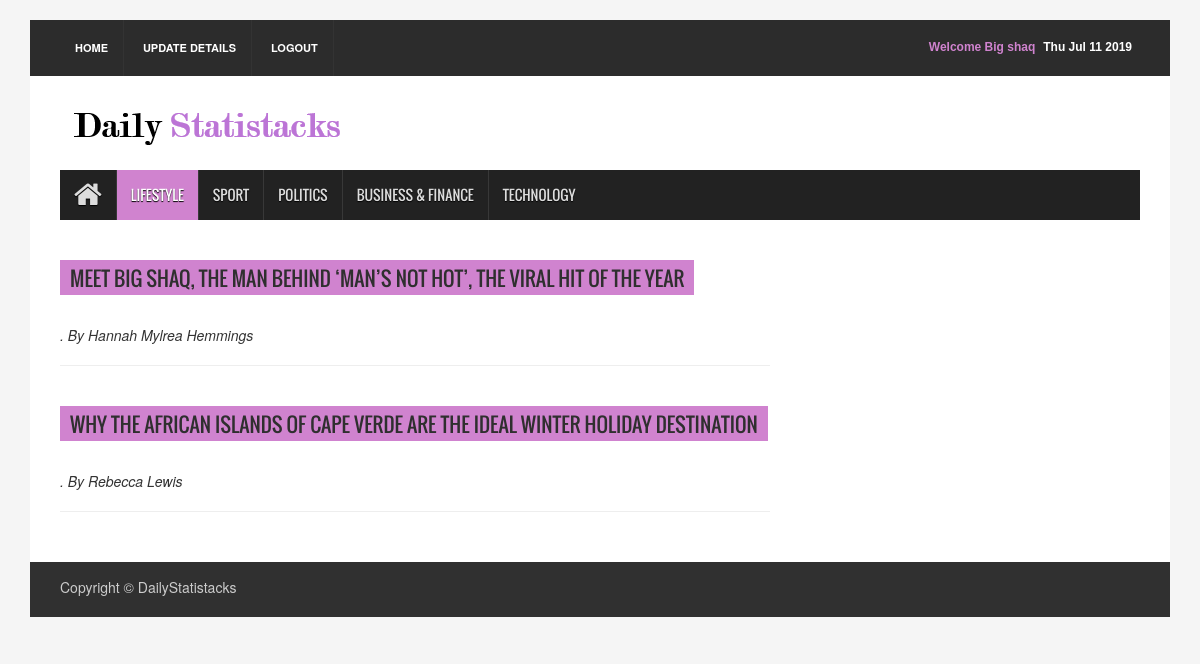
/newspaper/lifestyleRedirect/ (signed in), run on the app's committed database.
### newspaper/models.py (models this page shows)
class Article( models.Model ) :
    articleType     = models.CharField( max_length = 100 )
    author          = models.CharField( max_length = 1000 )
    headline        = models.CharField( max_length = 1000 )
    body            = models.CharField( max_length = 1000000000000 )
    publicationDate = models.DateField()

### newspaper/views.py (the view)
def lifestyleRedirect( request ) :
    article_list = Article.objects.filter( articleType  = 'lifestyle' )
    if ( 'username' not in request.session ) :
        context = { 'article_list' : article_list }
        return render( request , 'newspaper/lifestyle.html' , context )
    else : ## logged in
        name         = getName( request.session['username'] )
        context      = {
                           'fName'        : name ,
                           'article_list' : article_list
                       }
        return render( request , 'newspaper/lifestyle2.html' , context )

### newspaper/views.py (called while the page is built)
def getName( username ) :
    user     = get_object_or_404( UserAccount , email = username )
    return user.first_name

### newspaper/templates/newspaper/lifestyle2.html (shortened to what this page needs)
{% extends "newspaper/base.html" %}
{% block content %}
{% load static %}
<div class="container">
<header id="header">
  <div class="row">
    <div class="col-lg-12 col-md-12 col-sm-12">
      <div class="header_top">
        <div class="header_top_left">
          <ul class="top_nav">
            <li><a href = "/newspaper/">Home</a></li>
            <li><a href = "/newspaper/updateRedirect/">Update Details</a></li>
            <li><a href = "/newspaper/logout/">Logout</a></li>
          </ul>
        </div>
        <div class="header_top_right">
          <p><span id="datetime"></span></p>
          <p style = 'color : #d083cf;'> Welcome {{ fName }} </p>
        </div>
      </div>
    </div>
    <div class="col-lg-12 col-md-12 col-sm-12">
      <div class="header_bottom">
        <div class="logo_area"><a href="/newspaper/" class="logo"><img src="{% static "newspaper/images/testlogo.png" %}" alt="" ></a></div>
      </div>
  </div>
</header>
<section id="navArea">
  <nav class="navbar navbar-inverse" role="navigation">
    <div id="navbar" class="navbar-collapse collapse">
      <ul class="nav navbar-nav main_nav">
        <li><a href = "/newspaper/"><span class="fa fa-home desktop-home"></span><span class="mobile-show">Home</span></a></li>
        <li class="active"><a id = 'lifestyle' href ="/newspaper/lifestyleRedirect/">Lifestyle</a></li>
        <li><a href = "/newspaper/sportRedirect/">Sport</a></li>
        <li><a href = "/newspaper/politicsRedirect/">Politics</a></li>
        <li><a href = "/newspaper/businessfinanceRedirect/">Business & Finance</a></li>
        <li><a href = "/newspaper/technologyRedirect/">Technology</a></li>
      </ul>
    </div>
  </nav>
</section>
<section id="contentSection">
  <div class="row">
    <div class="col-lg-8 col-md-8 col-sm-8">
      <div class="left_content">
        <div class="contact_area">
          {% if article_list %}
            {% for article in article_list %}
            <h2><a href = "{% url 'newspaper:detail' article.id %}"> {{ article.headline }}</a></h2><p class = "author"><i>. By {{ article.author }} </i></p>
            <hr class = "divider">
            {% endfor %}
          {% endif %}
        </div>
      </div>
    </div>
  </div>
</section>
<footer id="footer">
  <div class="footer_bottom">
    <p class="copyright">Copyright &copy; DailyStatistacks</p>
  </div>
</footer>
</div>
{% endblock %}

### newspaper/static/newspaper/assets/css/theme.css (style rules this page uses)
.navbar-inverse .navbar-nav > .active > a, .navbar-inverse .navbar-nav > .active > a:hover, .navbar-inverse .navbar-nav > .active > a:focus { background-color:#d083cf }
.contact_area > h2 { background-color:#d083cf }

### newspaper/static/newspaper/assets/css/style.css (style rules this page uses)
body { background:#f5f5f5 }
ul { padding:0; margin:0; list-style:none }
a { text-decoration:none; color:#2f2f2f }
h1, h2, h3, h4, h5, h6 { font-family:'Oswald',sans-serif }
h2 { line-height:23px }
img { border:none }
#header { display:inline; float:left; width:100%; margin-top:20px }
.header_top { background-color:#2c2c2c; display:inline; float:left; padding:0 30px; width:100% }
.header_top_left { float:left; display:inline; width:50% }
.top_nav { text-align:left }
.top_nav li { display:inline-block }
.top_nav li a { display:inline-block; border-right:1px solid #333; color:#fff; font-size:11px; font-weight:bold; padding:20px 15px; text-transform:uppercase; -webkit-transition:all 0.5s; -o-transition:all 0.5s; transition:all 0.5s }
.header_top_right { float:left; display:inline; width:50%; text-align:right }
.header_top_right > p { color:#fff; display:inline-block; float:right; font:bold 12px sans-serif; margin-bottom:0; padding-bottom:20px; padding-right:8px; padding-top:20px }
.header_bottom { background-color:#fff; display:inline; float:left; padding:15px 30px 15px; width:100% }
.logo_area { display:inline; float:left; width:31% }
.logo { font-size:45px; font-weight:bold; color:#000; font-family:'Varela',sans-serif }
.logo img { max-width:100% }
#navArea { float:left; display:inline; width:100%; padding:0 30px; background-color:#fff }
.navbar { border:medium none; border-radius:0 }
.navbar-inverse .navbar-nav > li > a { border-left:1px solid #383838; color:#ddd; font-family:'Oswald',sans-serif; display:inline-block; height:50px; line-height:50px; padding:0 14px; text-shadow:0 1px 1px #000; text-transform:uppercase; -webkit-transition:all 0.5s; -mz-transition:all 0.5s; -ms-transition:all 0.5s; -o-transition:all 0.5s; transition:all 0.5s }
.navbar-inverse .navbar-nav > li:first-child a { border:none }
.navbar-inverse .navbar-nav > .active > a, .navbar-inverse .navbar-nav > .active > a:hover, .navbar-inverse .navbar-nav > .active > a:focus { color:#fff }
.navbar-collapse { padding-left:0 }
.desktop-home { display:block; font-size:30px; margin-top:10px }
#contentSection { float:left; display:inline; width:100%; background-color:#fff; padding:0 30px }
.left_content { float:left; display:inline; width:100% }
#footer { display:inline; float:left; width:100%; margin-bottom:20px }
.footer_bottom { float:left; display:inline; width:100%; padding:10px 30px; background-color:#303030; color:#ccc }
.copyright { float:left; width:50%; padding-top:5px; text-align:left }
.contact_area { float:left; display:inline; width:100%; margin-bottom:30px }
.contact_area > h2 { color:#fff; display:inline-block; font-size:20px; padding:7px 10px 5px; text-transform:uppercase; margin-bottom:30px }
.contact_area > p { margin-bottom:20px }

### data on the page
Article: headline "MEET BIG SHAQ, THE MAN BEHIND ‘MAN’S NOT HOT’, THE VIRAL HIT OF THE YEAR", author "Hannah Mylrea Hemmings"
Article: headline "WHY THE AFRICAN ISLANDS OF CAPE VERDE ARE THE IDEAL WINTER HOLIDAY DESTINATION", author "Rebecca Lewis"

### other printed values
{{ fName }} "Big shaq"
